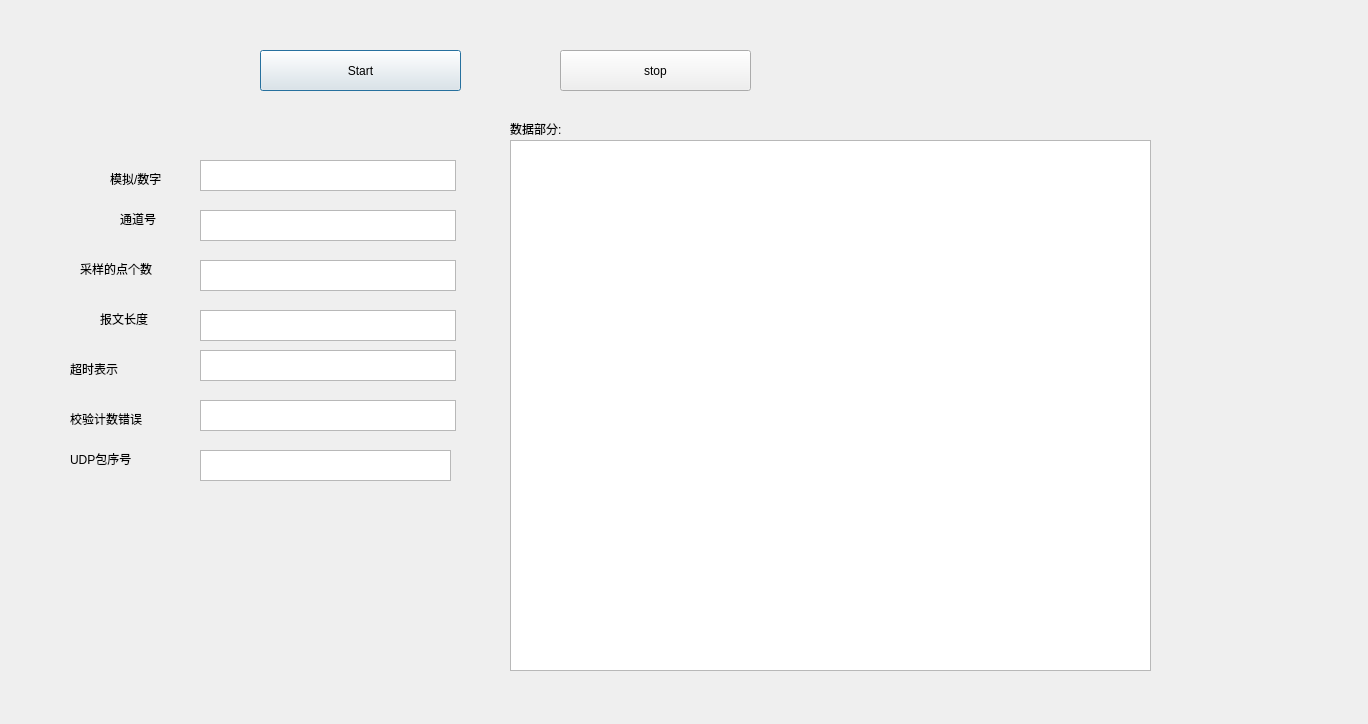
<?xml version="1.0" encoding="UTF-8"?>
<ui version="4.0">
 <class>Dialog</class>
 <widget class="QDialog" name="Dialog">
  <property name="geometry">
   <rect>
    <x>0</x>
    <y>0</y>
    <width>1368</width>
    <height>724</height>
   </rect>
  </property>
  <property name="windowTitle">
   <string>Dialog</string>
  </property>
  <widget class="QPushButton" name="pushButton">
   <property name="geometry">
    <rect>
     <x>260</x>
     <y>50</y>
     <width>201</width>
     <height>41</height>
    </rect>
   </property>
   <property name="text">
    <string>Start</string>
   </property>
  </widget>
  <widget class="QPushButton" name="pushButton_2">
   <property name="geometry">
    <rect>
     <x>560</x>
     <y>50</y>
     <width>191</width>
     <height>41</height>
    </rect>
   </property>
   <property name="text">
    <string>stop</string>
   </property>
  </widget>
  <widget class="QLabel" name="label">
   <property name="geometry">
    <rect>
     <x>110</x>
     <y>170</y>
     <width>67</width>
     <height>17</height>
    </rect>
   </property>
   <property name="text">
    <string>模拟/数字</string>
   </property>
  </widget>
  <widget class="QLabel" name="label_2">
   <property name="geometry">
    <rect>
     <x>120</x>
     <y>210</y>
     <width>67</width>
     <height>17</height>
    </rect>
   </property>
   <property name="text">
    <string>通道号</string>
   </property>
  </widget>
  <widget class="QLabel" name="label_3">
   <property name="geometry">
    <rect>
     <x>80</x>
     <y>260</y>
     <width>101</width>
     <height>17</height>
    </rect>
   </property>
   <property name="text">
    <string>采样的点个数</string>
   </property>
  </widget>
  <widget class="QLabel" name="label_4">
   <property name="geometry">
    <rect>
     <x>100</x>
     <y>310</y>
     <width>101</width>
     <height>17</height>
    </rect>
   </property>
   <property name="text">
    <string>报文长度</string>
   </property>
  </widget>
  <widget class="QLabel" name="label_5">
   <property name="geometry">
    <rect>
     <x>70</x>
     <y>360</y>
     <width>101</width>
     <height>17</height>
    </rect>
   </property>
   <property name="text">
    <string>超时表示</string>
   </property>
  </widget>
  <widget class="QLabel" name="label_6">
   <property name="geometry">
    <rect>
     <x>70</x>
     <y>410</y>
     <width>101</width>
     <height>17</height>
    </rect>
   </property>
   <property name="text">
    <string>校验计数错误</string>
   </property>
  </widget>
  <widget class="QTextBrowser" name="textBrowser">
   <property name="geometry">
    <rect>
     <x>200</x>
     <y>160</y>
     <width>256</width>
     <height>31</height>
    </rect>
   </property>
  </widget>
  <widget class="QTextBrowser" name="textBrowser_2">
   <property name="geometry">
    <rect>
     <x>200</x>
     <y>210</y>
     <width>256</width>
     <height>31</height>
    </rect>
   </property>
  </widget>
  <widget class="QTextBrowser" name="textBrowser_3">
   <property name="geometry">
    <rect>
     <x>200</x>
     <y>260</y>
     <width>256</width>
     <height>31</height>
    </rect>
   </property>
  </widget>
  <widget class="QTextBrowser" name="textBrowser_4">
   <property name="geometry">
    <rect>
     <x>200</x>
     <y>310</y>
     <width>256</width>
     <height>31</height>
    </rect>
   </property>
  </widget>
  <widget class="QTextBrowser" name="textBrowser_5">
   <property name="geometry">
    <rect>
     <x>200</x>
     <y>350</y>
     <width>256</width>
     <height>31</height>
    </rect>
   </property>
  </widget>
  <widget class="QTextBrowser" name="textBrowser_6">
   <property name="geometry">
    <rect>
     <x>200</x>
     <y>400</y>
     <width>256</width>
     <height>31</height>
    </rect>
   </property>
  </widget>
  <widget class="QLabel" name="label_7">
   <property name="geometry">
    <rect>
     <x>510</x>
     <y>120</y>
     <width>61</width>
     <height>17</height>
    </rect>
   </property>
   <property name="text">
    <string>数据部分:</string>
   </property>
  </widget>
  <widget class="QTextBrowser" name="textBrowser_7">
   <property name="geometry">
    <rect>
     <x>200</x>
     <y>450</y>
     <width>251</width>
     <height>31</height>
    </rect>
   </property>
  </widget>
  <widget class="QLabel" name="label_8">
   <property name="geometry">
    <rect>
     <x>70</x>
     <y>450</y>
     <width>101</width>
     <height>17</height>
    </rect>
   </property>
   <property name="text">
    <string>UDP包序号</string>
   </property>
  </widget>
  <widget class="QTextBrowser" name="textBrowser_8">
   <property name="geometry">
    <rect>
     <x>510</x>
     <y>140</y>
     <width>641</width>
     <height>531</height>
    </rect>
   </property>
  </widget>
 </widget>
 <resources/>
 <connections/>
</ui>
